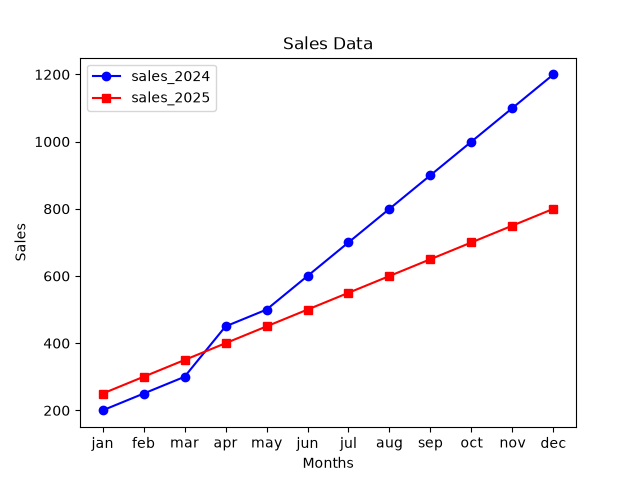

The script that drew this image:
import matplotlib.pyplot as plt

months=["jan", "feb", "mar", "apr", "may", "jun", "jul", "aug", "sep", "oct", "nov", "dec"]
sales_2024=[200, 250, 300, 450, 500, 600, 700, 800, 900, 1000, 1100, 1200]
sales_2025=[250, 300, 350, 400, 450, 500, 550, 600, 650, 700, 750, 800]

plt.plot(months, sales_2024, marker="o", color="blue", label="sales_2024")
plt.plot(months, sales_2025, marker="s", color="red", label="sales_2025")
plt.xlabel("Months")
plt.ylabel("Sales")
plt.title("Sales Data")
plt.legend()
plt.show()
